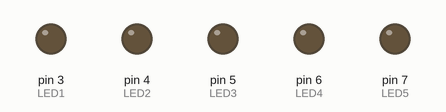
This sketch was run on a simulated Arduino Uno, built with avr-gcc and run on an emulated ATmega328P. Parts: output pins drawn as LEDs (lit = HIGH). Random numbers use the default seed unless the sketch sets one.

Above: at 0.1 s.
At 10.13 s:
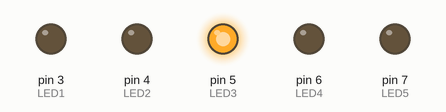
At 17.52 s:
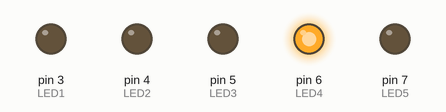
At 23.28 s:
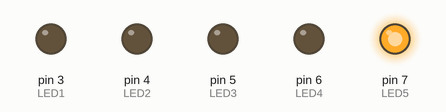
At 36.7 s:
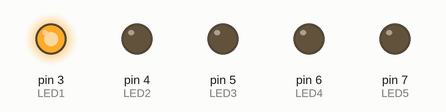
Timing chart, 0 to 38.6 s (numbered marks = the images above):
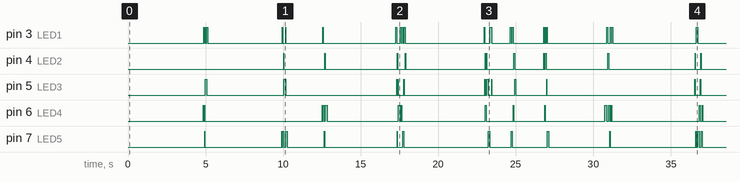

The sketch:

BlinkingCode.ino
```cpp
const int LED1 = 3;
const int LED2 = 4;
const int LED3 = 5;
const int LED4 = 6;
const int LED5 = 7;
int myPins[] = {0, 0, 0, 0, 0};

void SetupPins()
{
    pinMode(LED1, OUTPUT);
    pinMode(LED2, OUTPUT);
    pinMode(LED3, OUTPUT);
    pinMode(LED4, OUTPUT);
    pinMode(LED5, OUTPUT);
}

void AllOff()
{
   digitalWrite(LED1, LOW);
   digitalWrite(LED2, LOW);
   digitalWrite(LED3, LOW);
   digitalWrite(LED4, LOW);
   digitalWrite(LED5, LOW);
}

void toggleLED(int LED)
{
  if( myPins[LED] == 0)
  {
    digitalWrite(LED + 3,HIGH);
    myPins[LED] = 1;
  }
  else
  {
    digitalWrite(LED + 3,LOW);
    myPins[LED] = 0;
  }
}

void flickerLED(int LED)
{
  toggleLED(LED);
  delay(random(5,70));
  toggleLED(LED);
}

void setup()
{
  Serial.begin(115200);
  AllOff();
  SetupPins();
  AllOff();
}

void loop()
{
  delay(random(20,6000));
  int flashes = int(random(5,20));
  for(int flash = 0; flash < flashes; flash++)
  {
    flickerLED(int(random(0,5)));
  }
}
```
